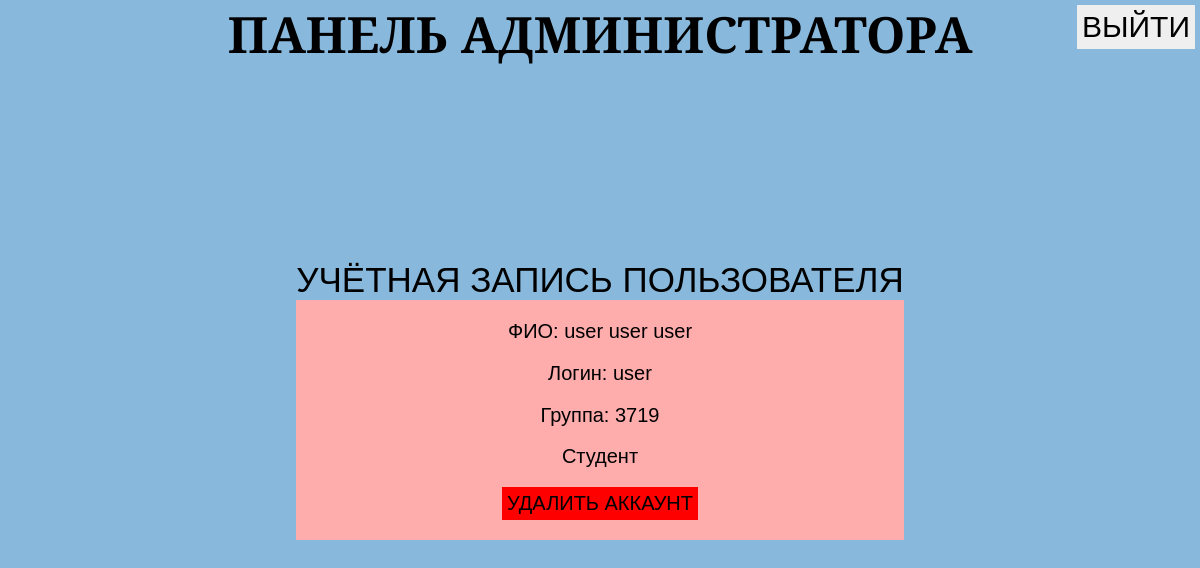
Page /student-account.php?id=12 (signed in) on the earlier database version.
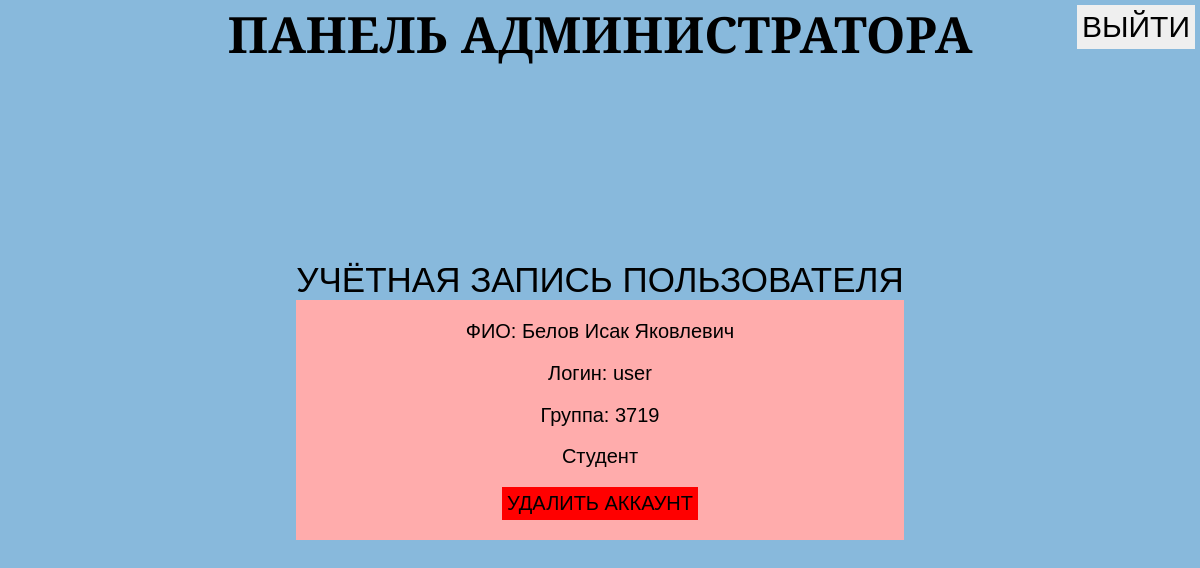
Same page on the later database version.
### tables this page shows
CREATE TABLE `users` (
  `id` int NOT NULL,
  `login` varchar(50) NOT NULL,
  `password` varchar(256) NOT NULL,
  `fio` varchar(50) NOT NULL,
  `id_role` int NOT NULL
);

### model/functions/getUserInfo.php (called while the page is built)
<?php
function getUserInfo(mysqli $mysqli, int $idUser)
{
    $userInfo = $mysqli->query("SELECT * FROM `users` WHERE `id` = $idUser")->fetch_assoc();
    $isUserAdmin = $userInfo['id_role'] == 1;
    if ($isUserAdmin) {
        $userInfo['role'] = 'Администратор';
    } else {
        $idUser = $userInfo['id'];
        $userInfo['role'] = 'Студент';
        $userInfo['group'] = $mysqli->query("SELECT `id_group` FROM `id_group_id_user` WHERE `id_user` = $idUser")->fetch_assoc()['id_group'];
    }
    return $userInfo;
}

### views/student-account.php (the view)
<h1 class="page-title">Панель администратора</h1>
<div class="wrapper">
    <h2 class="admin-panel-page-title">Учётная запись пользователя</h2>
    <div class="student-account">
        <p class="fio">ФИО: <?=$userInfo['fio']?></p>
        <p class="login">Логин: <?=$userInfo['login']?></p>
        <?php
        if ($userInfo['role'] == 'Студент'):
        ?>
        <p class="group">Группа: <?=$userInfo['group']?></p>
        <?php
        endif;
        ?>
        <p class="role"><?=$userInfo['role']?></p>
        <a href="/model/delete-account.php?id=<?=$userInfo['id']?>">Удалить аккаунт</a>
    </div>
</div>
<a class="logout-button" href="/model/logout.php">Выйти</a>

### student-account.php (shortened to what this page needs)
<?php
require_once __DIR__ . '/model/functions/getUserInfo.php';
$mysqli = getMysqli(DB_HOST, DB_USER, DB_PASSWORD, DB_NAME);
$userInfo = getUserInfo($mysqli, (int) $_GET['id']);
?>
<!DOCTYPE html>
<html lang="en">
<head>
    <link rel="stylesheet" href="./assets/css/main.css">
    <link rel="stylesheet" href="./assets/css/admin.css">
    <link rel="stylesheet" href="./assets/css/student-account.css">
</head>
<body>
    <?php
    include './views/student-account.php';
    ?>
</body>
</html>

### assets/css/main.css (style rules this page uses)
* { margin: 0px; padding: 0px; font-family: 'Spectral SC', sans-serif; }
a { text-decoration: none; }
body, html { height: 100%; }
body { background-color: #88B9DC; display: flex; flex-direction: column; justify-content: center; align-items: center; }
.page-title { font-size: 50px; text-align: center; position: absolute; left: 0px; right: 0px; top: 0px; text-transform: uppercase; }
.logout-button { position: absolute; top: 5px; right: 5px; padding: 5px; background-color: #EFEFEF; font-size: 30px; color: black; text-transform: uppercase; }

### assets/css/admin.css (style rules this page uses)
h2 { text-align: center; text-transform: uppercase; font-weight: normal; font-size: 35px; }
body { justify-content: center; align-items: center; }

### assets/css/student-account.css (style rules this page uses)
.student-account { background-color: #FFACAC; display: flex; flex-direction: column; justify-content: space-between; align-items: center; font-size: 20px; height: 200px; padding: 20px; }
a { background-color: #FF0000; text-decoration: none; color: black; text-transform: uppercase; padding: 5px; }

Differences in the rows shown:
changed users "user": fio "user user user" → "Белов Исак Яковлевич"
